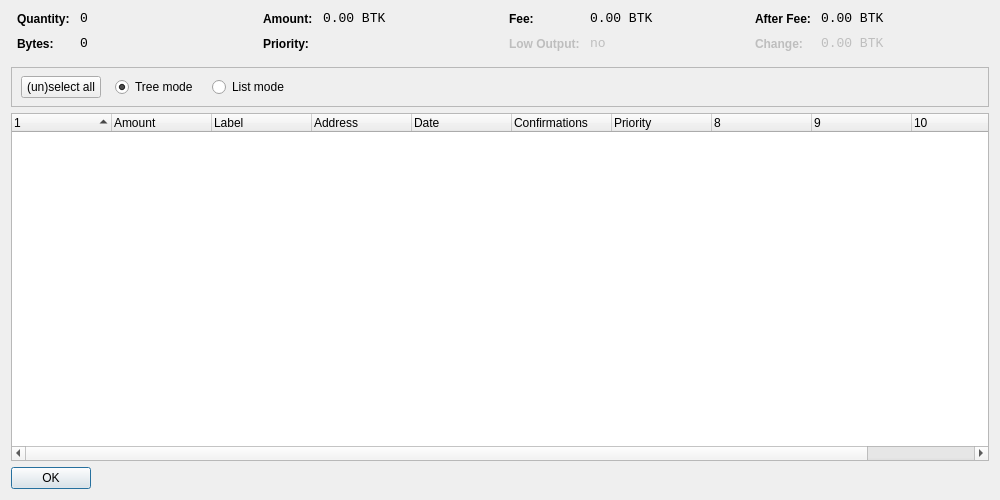
<?xml version="1.0" encoding="UTF-8"?>
<ui version="4.0">
 <class>CoinControlDialog</class>
 <widget class="QDialog" name="CoinControlDialog">
  <property name="geometry">
   <rect>
    <x>0</x>
    <y>0</y>
    <width>1000</width>
    <height>500</height>
   </rect>
  </property>
  <property name="windowTitle">
   <string>Coin Control</string>
  </property>
  <layout class="QVBoxLayout" name="verticalLayout">
   <item>
    <layout class="QHBoxLayout" name="horizontalLayoutTop" stretch="0,0,0,0">
     <property name="topMargin">
      <number>0</number>
     </property>
     <property name="bottomMargin">
      <number>10</number>
     </property>
     <item>
      <layout class="QFormLayout" name="formLayoutCoinControl1">
       <property name="horizontalSpacing">
        <number>10</number>
       </property>
       <property name="verticalSpacing">
        <number>10</number>
       </property>
       <property name="leftMargin">
        <number>6</number>
       </property>
       <property name="rightMargin">
        <number>6</number>
       </property>
       <item row="0" column="0">
        <widget class="QLabel" name="labelCoinControlQuantityText">
         <property name="styleSheet">
          <string notr="true">font-weight:bold;</string>
         </property>
         <property name="text">
          <string>Quantity:</string>
         </property>
        </widget>
       </item>
       <item row="0" column="1">
        <widget class="QLabel" name="labelCoinControlQuantity">
         <property name="font">
          <font>
           <family>Monospace</family>
           <pointsize>10</pointsize>
          </font>
         </property>
         <property name="cursor">
          <cursorShape>IBeamCursor</cursorShape>
         </property>
         <property name="contextMenuPolicy">
          <enum>Qt::ActionsContextMenu</enum>
         </property>
         <property name="text">
          <string notr="true">0</string>
         </property>
         <property name="textInteractionFlags">
          <set>Qt::LinksAccessibleByMouse|Qt::TextSelectableByKeyboard|Qt::TextSelectableByMouse</set>
         </property>
        </widget>
       </item>
       <item row="1" column="0">
        <widget class="QLabel" name="labelCoinControlBytesText">
         <property name="styleSheet">
          <string notr="true">font-weight:bold;</string>
         </property>
         <property name="text">
          <string>Bytes:</string>
         </property>
        </widget>
       </item>
       <item row="1" column="1">
        <widget class="QLabel" name="labelCoinControlBytes">
         <property name="font">
          <font>
           <family>Monospace</family>
           <pointsize>10</pointsize>
          </font>
         </property>
         <property name="cursor">
          <cursorShape>IBeamCursor</cursorShape>
         </property>
         <property name="contextMenuPolicy">
          <enum>Qt::ActionsContextMenu</enum>
         </property>
         <property name="text">
          <string notr="true">0</string>
         </property>
         <property name="textInteractionFlags">
          <set>Qt::LinksAccessibleByMouse|Qt::TextSelectableByKeyboard|Qt::TextSelectableByMouse</set>
         </property>
        </widget>
       </item>
      </layout>
     </item>
     <item>
      <layout class="QFormLayout" name="formLayoutCoinControl2">
       <property name="horizontalSpacing">
        <number>10</number>
       </property>
       <property name="verticalSpacing">
        <number>10</number>
       </property>
       <property name="leftMargin">
        <number>6</number>
       </property>
       <property name="rightMargin">
        <number>6</number>
       </property>
       <item row="0" column="0">
        <widget class="QLabel" name="labelCoinControlAmountText">
         <property name="styleSheet">
          <string notr="true">font-weight:bold;</string>
         </property>
         <property name="text">
          <string>Amount:</string>
         </property>
        </widget>
       </item>
       <item row="0" column="1">
        <widget class="QLabel" name="labelCoinControlAmount">
         <property name="font">
          <font>
           <family>Monospace</family>
           <pointsize>10</pointsize>
          </font>
         </property>
         <property name="cursor">
          <cursorShape>IBeamCursor</cursorShape>
         </property>
         <property name="contextMenuPolicy">
          <enum>Qt::ActionsContextMenu</enum>
         </property>
         <property name="text">
          <string notr="true">0.00 BTK</string>
         </property>
         <property name="textInteractionFlags">
          <set>Qt::LinksAccessibleByMouse|Qt::TextSelectableByKeyboard|Qt::TextSelectableByMouse</set>
         </property>
        </widget>
       </item>
       <item row="1" column="0">
        <widget class="QLabel" name="labelCoinControlPriorityText">
         <property name="styleSheet">
          <string notr="true">font-weight:bold;</string>
         </property>
         <property name="text">
          <string>Priority:</string>
         </property>
        </widget>
       </item>
       <item row="1" column="1">
        <widget class="QLabel" name="labelCoinControlPriority">
         <property name="font">
          <font>
           <family>Monospace</family>
           <pointsize>10</pointsize>
          </font>
         </property>
         <property name="cursor">
          <cursorShape>IBeamCursor</cursorShape>
         </property>
         <property name="contextMenuPolicy">
          <enum>Qt::ActionsContextMenu</enum>
         </property>
         <property name="text">
          <string/>
         </property>
         <property name="textInteractionFlags">
          <set>Qt::LinksAccessibleByMouse|Qt::TextSelectableByKeyboard|Qt::TextSelectableByMouse</set>
         </property>
        </widget>
       </item>
      </layout>
     </item>
     <item>
      <layout class="QFormLayout" name="formLayoutCoinControl3">
       <property name="horizontalSpacing">
        <number>10</number>
       </property>
       <property name="verticalSpacing">
        <number>10</number>
       </property>
       <property name="leftMargin">
        <number>6</number>
       </property>
       <property name="rightMargin">
        <number>6</number>
       </property>
       <item row="0" column="0">
        <widget class="QLabel" name="labelCoinControlFeeText">
         <property name="styleSheet">
          <string notr="true">font-weight:bold;</string>
         </property>
         <property name="text">
          <string>Fee:</string>
         </property>
        </widget>
       </item>
       <item row="0" column="1">
        <widget class="QLabel" name="labelCoinControlFee">
         <property name="font">
          <font>
           <family>Monospace</family>
           <pointsize>10</pointsize>
          </font>
         </property>
         <property name="cursor">
          <cursorShape>IBeamCursor</cursorShape>
         </property>
         <property name="contextMenuPolicy">
          <enum>Qt::ActionsContextMenu</enum>
         </property>
         <property name="text">
          <string notr="true">0.00 BTK</string>
         </property>
         <property name="textInteractionFlags">
          <set>Qt::LinksAccessibleByMouse|Qt::TextSelectableByKeyboard|Qt::TextSelectableByMouse</set>
         </property>
        </widget>
       </item>
       <item row="1" column="0">
        <widget class="QLabel" name="labelCoinControlLowOutputText">
         <property name="enabled">
          <bool>false</bool>
         </property>
         <property name="styleSheet">
          <string notr="true">font-weight:bold;</string>
         </property>
         <property name="text">
          <string>Low Output:</string>
         </property>
        </widget>
       </item>
       <item row="1" column="1">
        <widget class="QLabel" name="labelCoinControlLowOutput">
         <property name="enabled">
          <bool>false</bool>
         </property>
         <property name="font">
          <font>
           <family>Monospace</family>
           <pointsize>10</pointsize>
          </font>
         </property>
         <property name="cursor">
          <cursorShape>IBeamCursor</cursorShape>
         </property>
         <property name="contextMenuPolicy">
          <enum>Qt::ActionsContextMenu</enum>
         </property>
         <property name="text">
          <string notr="true">no</string>
         </property>
         <property name="textInteractionFlags">
          <set>Qt::LinksAccessibleByMouse|Qt::TextSelectableByKeyboard|Qt::TextSelectableByMouse</set>
         </property>
        </widget>
       </item>
      </layout>
     </item>
     <item>
      <layout class="QFormLayout" name="formLayoutCoinControl4">
       <property name="horizontalSpacing">
        <number>10</number>
       </property>
       <property name="verticalSpacing">
        <number>10</number>
       </property>
       <property name="leftMargin">
        <number>6</number>
       </property>
       <property name="rightMargin">
        <number>6</number>
       </property>
       <item row="0" column="0">
        <widget class="QLabel" name="labelCoinControlAfterFeeText">
         <property name="styleSheet">
          <string notr="true">font-weight:bold;</string>
         </property>
         <property name="text">
          <string>After Fee:</string>
         </property>
        </widget>
       </item>
       <item row="0" column="1">
        <widget class="QLabel" name="labelCoinControlAfterFee">
         <property name="font">
          <font>
           <family>Monospace</family>
           <pointsize>10</pointsize>
          </font>
         </property>
         <property name="cursor">
          <cursorShape>IBeamCursor</cursorShape>
         </property>
         <property name="contextMenuPolicy">
          <enum>Qt::ActionsContextMenu</enum>
         </property>
         <property name="text">
          <string notr="true">0.00 BTK</string>
         </property>
         <property name="textInteractionFlags">
          <set>Qt::LinksAccessibleByMouse|Qt::TextSelectableByKeyboard|Qt::TextSelectableByMouse</set>
         </property>
        </widget>
       </item>
       <item row="1" column="0">
        <widget class="QLabel" name="labelCoinControlChangeText">
         <property name="enabled">
          <bool>false</bool>
         </property>
         <property name="styleSheet">
          <string notr="true">font-weight:bold;</string>
         </property>
         <property name="text">
          <string>Change:</string>
         </property>
        </widget>
       </item>
       <item row="1" column="1">
        <widget class="QLabel" name="labelCoinControlChange">
         <property name="enabled">
          <bool>false</bool>
         </property>
         <property name="font">
          <font>
           <family>Monospace</family>
           <pointsize>10</pointsize>
          </font>
         </property>
         <property name="cursor">
          <cursorShape>IBeamCursor</cursorShape>
         </property>
         <property name="contextMenuPolicy">
          <enum>Qt::ActionsContextMenu</enum>
         </property>
         <property name="text">
          <string notr="true">0.00 BTK</string>
         </property>
         <property name="textInteractionFlags">
          <set>Qt::LinksAccessibleByMouse|Qt::TextSelectableByKeyboard|Qt::TextSelectableByMouse</set>
         </property>
        </widget>
       </item>
      </layout>
     </item>
    </layout>
   </item>
   <item>
    <widget class="QFrame" name="frame">
     <property name="minimumSize">
      <size>
       <width>0</width>
       <height>40</height>
      </size>
     </property>
     <property name="frameShape">
      <enum>QFrame::StyledPanel</enum>
     </property>
     <property name="frameBitOK">
      <enum>QFrame::Sunken</enum>
     </property>
     <widget class="QWidget" name="horizontalLayoutWidget">
      <property name="geometry">
       <rect>
        <x>10</x>
        <y>0</y>
        <width>781</width>
        <height>41</height>
       </rect>
      </property>
      <layout class="QHBoxLayout" name="horizontalLayoutPanel" stretch="0,0,0,0,0">
       <property name="spacing">
        <number>14</number>
       </property>
       <item>
        <widget class="QPushButton" name="pushButtonSelectAll">
         <property name="sizePolicy">
          <sizepolicy hsizetype="Maximum" vsizetype="Fixed">
           <horstretch>0</horstretch>
           <verstretch>0</verstretch>
          </sizepolicy>
         </property>
         <property name="text">
          <string>(un)select all</string>
         </property>
        </widget>
       </item>
       <item>
        <widget class="QRadioButton" name="radioTreeMode">
         <property name="sizePolicy">
          <sizepolicy hsizetype="Maximum" vsizetype="Fixed">
           <horstretch>0</horstretch>
           <verstretch>0</verstretch>
          </sizepolicy>
         </property>
         <property name="text">
          <string>Tree mode</string>
         </property>
         <property name="checked">
          <bool>true</bool>
         </property>
        </widget>
       </item>
       <item>
        <widget class="QRadioButton" name="radioListMode">
         <property name="sizePolicy">
          <sizepolicy hsizetype="Maximum" vsizetype="Fixed">
           <horstretch>0</horstretch>
           <verstretch>0</verstretch>
          </sizepolicy>
         </property>
         <property name="text">
          <string>List mode</string>
         </property>
        </widget>
       </item>
       <item>
        <spacer name="horizontalSpacer">
         <property name="orientation">
          <enum>Qt::Horizontal</enum>
         </property>
         <property name="sizeHint" stdset="0">
          <size>
           <width>40</width>
           <height>20</height>
          </size>
         </property>
        </spacer>
       </item>
      </layout>
     </widget>
    </widget>
   </item>
   <item>
    <widget class="CoinControlTreeWidget" name="treeWidget">
     <property name="contextMenuPolicy">
      <enum>Qt::CustomContextMenu</enum>
     </property>
     <property name="sortingEnabled">
      <bool>false</bool>
     </property>
     <property name="columnCount">
      <number>11</number>
     </property>
     <attribute name="headerShowSortIndicator" stdset="0">
      <bool>true</bool>
     </attribute>
     <attribute name="headerStretchLastSection">
      <bool>false</bool>
     </attribute>
     <column>
      <property name="text">
       <string/>
      </property>
     </column>
     <column>
      <property name="text">
       <string>Amount</string>
      </property>
     </column>
     <column>
      <property name="text">
       <string>Label</string>
      </property>
     </column>
     <column>
      <property name="text">
       <string>Address</string>
      </property>
     </column>
     <column>
      <property name="text">
       <string>Date</string>
      </property>
     </column>
     <column>
      <property name="text">
       <string>Confirmations</string>
      </property>
      <property name="toolTip">
       <string>Confirmed</string>
      </property>
     </column>
     <column>
      <property name="text">
       <string>Priority</string>
      </property>
     </column>
     <column>
      <property name="text">
       <string/>
      </property>
     </column>
     <column>
      <property name="text">
       <string/>
      </property>
     </column>
     <column>
      <property name="text">
       <string/>
      </property>
     </column>
     <column>
      <property name="text">
       <string/>
      </property>
     </column>
    </widget>
   </item>
   <item>
    <widget class="QDialogButtonBox" name="buttonBox">
     <property name="sizePolicy">
      <sizepolicy hsizetype="Maximum" vsizetype="Fixed">
       <horstretch>0</horstretch>
       <verstretch>0</verstretch>
      </sizepolicy>
     </property>
     <property name="orientation">
      <enum>Qt::Horizontal</enum>
     </property>
     <property name="standardButtons">
      <set>QDialogButtonBox::Ok</set>
     </property>
    </widget>
   </item>
  </layout>
 </widget>
 <customwidgets>
  <customwidget>
   <class>CoinControlTreeWidget</class>
   <extends>QTreeWidget</extends>
   <header>coincontroltreewidget.h</header>
  </customwidget>
 </customwidgets>
 <resources/>
 <connections/>
</ui>
